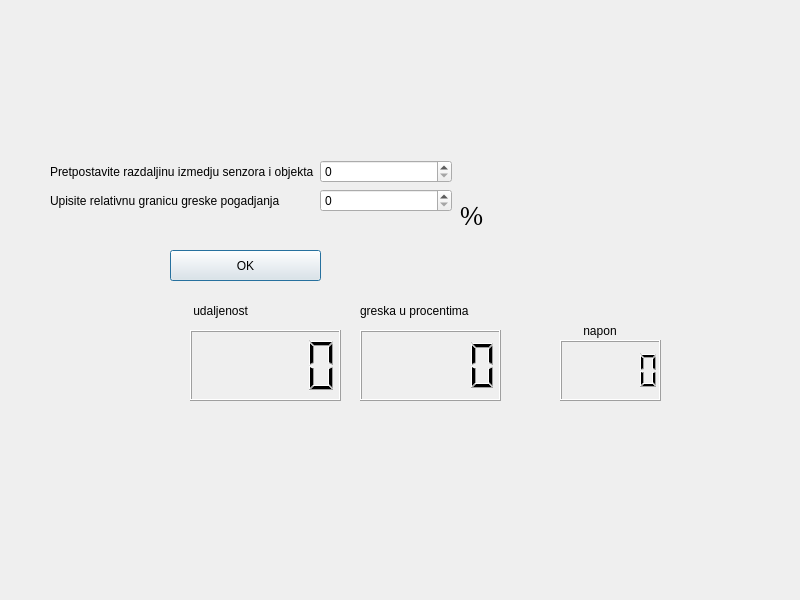
<?xml version="1.0" encoding="UTF-8"?>
<ui version="4.0">
 <class>Dialog</class>
 <widget class="QDialog" name="Dialog">
  <property name="geometry">
   <rect>
    <x>0</x>
    <y>0</y>
    <width>800</width>
    <height>600</height>
   </rect>
  </property>
  <property name="windowTitle">
   <string>Dialog</string>
  </property>
  <widget class="QLCDNumber" name="lcdVolt">
   <property name="geometry">
    <rect>
     <x>560</x>
     <y>340</y>
     <width>101</width>
     <height>61</height>
    </rect>
   </property>
  </widget>
  <widget class="QLCDNumber" name="lcdDistance">
   <property name="geometry">
    <rect>
     <x>190</x>
     <y>330</y>
     <width>151</width>
     <height>71</height>
    </rect>
   </property>
  </widget>
  <widget class="QLabel" name="label">
   <property name="geometry">
    <rect>
     <x>650</x>
     <y>110</y>
     <width>68</width>
     <height>22</height>
    </rect>
   </property>
   <property name="text">
    <string/>
   </property>
  </widget>
  <widget class="QLabel" name="label_2">
   <property name="geometry">
    <rect>
     <x>570</x>
     <y>320</y>
     <width>81</width>
     <height>22</height>
    </rect>
   </property>
   <property name="text">
    <string>    napon</string>
   </property>
  </widget>
  <widget class="QLabel" name="label_3">
   <property name="geometry">
    <rect>
     <x>640</x>
     <y>90</y>
     <width>68</width>
     <height>22</height>
    </rect>
   </property>
   <property name="text">
    <string/>
   </property>
  </widget>
  <widget class="QLabel" name="label_4">
   <property name="geometry">
    <rect>
     <x>180</x>
     <y>300</y>
     <width>141</width>
     <height>22</height>
    </rect>
   </property>
   <property name="text">
    <string>    udaljenost</string>
   </property>
  </widget>
  <widget class="QPushButton" name="pushButton">
   <property name="geometry">
    <rect>
     <x>170</x>
     <y>250</y>
     <width>151</width>
     <height>31</height>
    </rect>
   </property>
   <property name="text">
    <string>OK</string>
   </property>
  </widget>
  <widget class="QLabel" name="label_7">
   <property name="geometry">
    <rect>
     <x>20</x>
     <y>290</y>
     <width>151</width>
     <height>91</height>
    </rect>
   </property>
   <property name="font">
    <font>
     <family>C059 [UKWN]</family>
     <pointsize>20</pointsize>
    </font>
   </property>
   <property name="text">
    <string/>
   </property>
  </widget>
  <widget class="QLCDNumber" name="lcdNumber">
   <property name="geometry">
    <rect>
     <x>360</x>
     <y>330</y>
     <width>141</width>
     <height>71</height>
    </rect>
   </property>
  </widget>
  <widget class="QLabel" name="label_8">
   <property name="geometry">
    <rect>
     <x>360</x>
     <y>300</y>
     <width>151</width>
     <height>22</height>
    </rect>
   </property>
   <property name="text">
    <string>greska u procentima</string>
   </property>
  </widget>
  <widget class="QLabel" name="label_9">
   <property name="geometry">
    <rect>
     <x>460</x>
     <y>200</y>
     <width>68</width>
     <height>31</height>
    </rect>
   </property>
   <property name="font">
    <font>
     <family>C059 [UKWN]</family>
     <pointsize>20</pointsize>
    </font>
   </property>
   <property name="text">
    <string>%</string>
   </property>
  </widget>
  <widget class="QWidget" name="layoutWidget">
   <property name="geometry">
    <rect>
     <x>50</x>
     <y>160</y>
     <width>402</width>
     <height>70</height>
    </rect>
   </property>
   <layout class="QFormLayout" name="formLayout">
    <item row="0" column="0">
     <widget class="QLabel" name="label_5">
      <property name="text">
       <string>Pretpostavite razdaljinu izmedju senzora i objekta</string>
      </property>
     </widget>
    </item>
    <item row="0" column="1">
     <widget class="QSpinBox" name="spinBox"/>
    </item>
    <item row="1" column="0">
     <widget class="QLabel" name="label_6">
      <property name="text">
       <string>Upisite relativnu granicu greske pogadjanja</string>
      </property>
     </widget>
    </item>
    <item row="1" column="1">
     <widget class="QSpinBox" name="spinBox_2"/>
    </item>
   </layout>
  </widget>
 </widget>
 <resources/>
 <connections/>
</ui>
